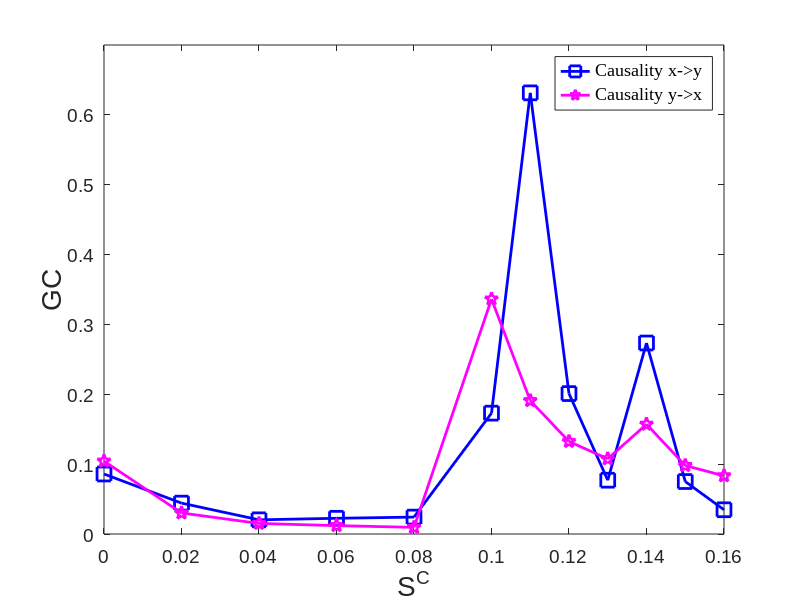

MATLAB code to generate this figure:
%% Fig11_HH_TWO_Neurons_KGC
C=[0 0.02 0.04 0.06 0.08 0.1 0.11 0.12 0.13 0.14 0.15 0.16];
GC_yx=[0.1043 0.0301 0.0151 0.0120 0.0095 0.3363 0.1909 0.1324 0.1076 0.1571 0.0980 0.0833];
GC_xy=[0.0859 0.0442 0.0203 0.0225 0.0242 0.1730 0.6315 0.2010 0.0770 0.2734 0.0751 0.0347];

% Plot
h0=figure;
clf;
plot(C,GC_xy,'MarkerSize',10,'Marker','s','LineWidth',2,...
'Color',[0 0 1]);hold on
plot(C,GC_yx,'MarkerSize',10,'Marker','p','LineWidth',2,...
'Color',[1 0 1]);
% Legend 
% Legend 
hleg1 =legend('Causality x->y','Causality y->x','northeast');
set(hleg1,'Location','northeast') 
set(hleg1,'FontName','Times New Roman','FontSize',18,'FontWeight','normal')
 
axis([0 0.16 0 0.7])
set(gca, 'XTick', 0:0.02:0.16); 
% set(gca, 'YTick',0:0.02:0.65);

% Create axis font size
set(gca,'FontName','Arial','FontSize',14)
% Create xlabel
xlabel({'S^C'},'FontSize',20,'FontName','Arial');
% Create ylabel
ylabel({'GC'},'FontSize',20,'FontName','Arial');

%%
print(h0,'-depsc2','-r300','KGC_HH_Two_Neurons_Fig11.eps')
